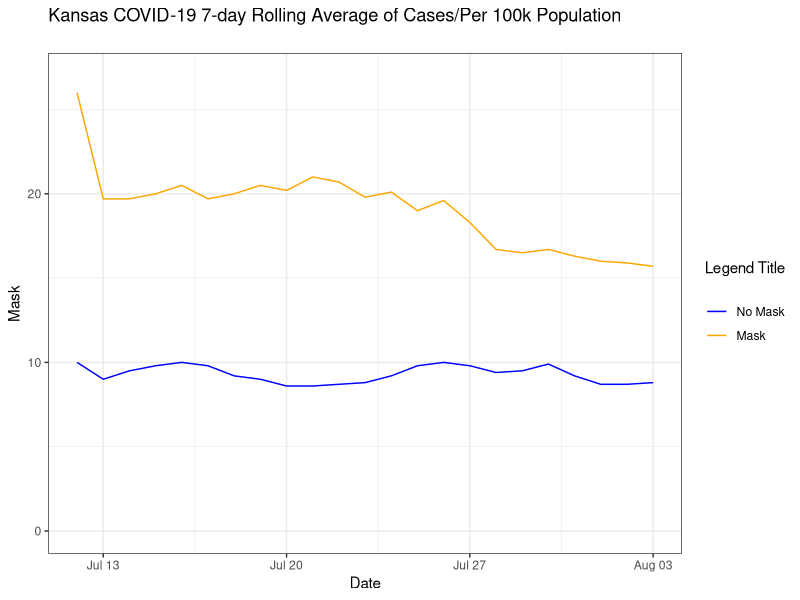

Reproduce this figure in R.
## ---- chunk 1
library(tidyverse)
## ---- chunk 2
cases <- tribble(~Date, ~Mask, ~NoMask,
                       "2020-07-12",    26, 10,
                       "2020-07-13", 19.7, 9,
                       "2020-07-14", 19.7, 9.5,
                       "2020-07-15", 20, 9.8,
                       "2020-07-16", 20.5, 10,
                       "2020-07-17", 19.7, 9.8,
                       "2020-07-18", 20, 9.2,
                       "2020-07-19", 20.5, 9,
                       "2020-07-20", 20.2, 8.6,
                       "2020-07-21", 21, 8.6, 
                       "2020-07-22", 20.7, 8.7, 
                       "2020-07-23", 19.8, 8.8,
                       "2020-07-24", 20.1, 9.2, 
                       "2020-07-25", 19, 9.8,
                       "2020-07-26", 19.6, 10,
                       "2020-07-27", 18.3, 9.8,
                       "2020-07-28", 16.7, 9.4,
                       "2020-07-29", 16.5, 9.5,
                       "2020-07-30", 16.7, 9.9,
                       "2020-07-31", 16.3, 9.2,
                       "2020-08-01", 16, 8.7,
                       "2020-08-02", 15.9, 8.7,
                       "2020-08-03", 15.7, 8.8,
                       ) %>%
                mutate(
                      across(Date, as.Date)
                       )
cases
## ---- chunk 3
cases %>%
  ggplot(aes(x=Date))+
  geom_line(aes(y=Mask, color = "orange")) +
  geom_line(aes(y=NoMask, color = "lightblue")) +
  theme_bw() +
  labs(title = "Kansas COVID-19 7-day Rolling Average of Cases/Per 100k Population\n", color = "Legend Title\n") +
  scale_color_manual(labels = c("No Mask", "Mask"), values = c("blue", "orange")) +
  ylim(0,27)
  
